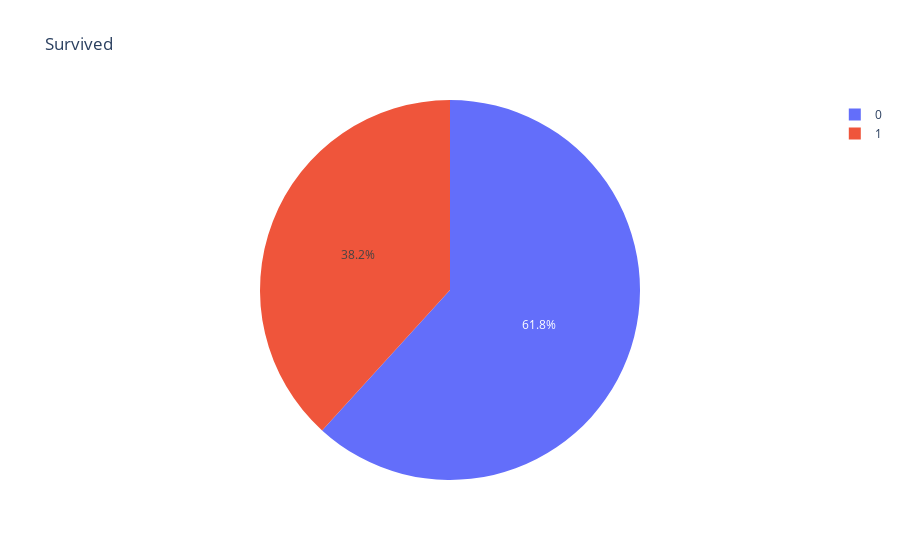

The notebook cell this image was saved under:
### Code cell
draw_pie(df["Survived"] , 'Survived')

### Figure 1 — Plotly figure (JSON) as saved in the notebook; plotly's stock layout.template omitted (floating-point values rounded to 4 significant figures)
{"data": [{"domain": {"x": [0, 1], "y": [0, 1]}, "hovertemplate": "label=%{label}<br>value=%{value}<extra></extra>", "labels": [0, 1], "legendgroup": "", "name": "", "showlegend": true, "type": "pie", "values": [549, 340]}], "layout": {"legend": {"tracegroupgap": 0}, "title": {"text": "Survived"}}}
